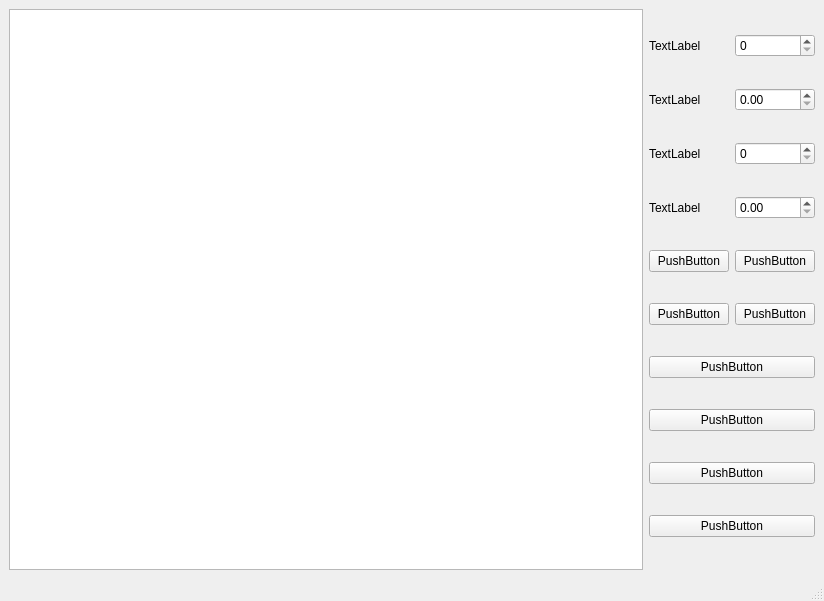
<?xml version="1.0" encoding="UTF-8"?>
<ui version="4.0">
 <class>MainWindow</class>
 <widget class="QMainWindow" name="MainWindow">
  <property name="geometry">
   <rect>
    <x>0</x>
    <y>0</y>
    <width>824</width>
    <height>601</height>
   </rect>
  </property>
  <property name="windowTitle">
   <string>MainWindow</string>
  </property>
  <widget class="QWidget" name="centralwidget">
   <layout class="QHBoxLayout" name="horizontalLayout">
    <item>
     <widget class="QGraphicsView" name="graphicsView"/>
    </item>
    <item>
     <layout class="QGridLayout" name="gridLayout">
      <item row="4" column="0" colspan="2">
       <widget class="QPushButton" name="pushButton_2">
        <property name="text">
         <string>PushButton</string>
        </property>
       </widget>
      </item>
      <item row="4" column="2">
       <widget class="QPushButton" name="pushButton">
        <property name="text">
         <string>PushButton</string>
        </property>
       </widget>
      </item>
      <item row="5" column="0" colspan="2">
       <widget class="QPushButton" name="pushButton_4">
        <property name="text">
         <string>PushButton</string>
        </property>
       </widget>
      </item>
      <item row="5" column="2">
       <widget class="QPushButton" name="pushButton_3">
        <property name="text">
         <string>PushButton</string>
        </property>
       </widget>
      </item>
      <item row="8" column="0" colspan="3">
       <widget class="QPushButton" name="pushButton_6">
        <property name="text">
         <string>PushButton</string>
        </property>
       </widget>
      </item>
      <item row="9" column="0" colspan="3">
       <widget class="QPushButton" name="pushButton_8">
        <property name="text">
         <string>PushButton</string>
        </property>
       </widget>
      </item>
      <item row="7" column="0" colspan="3">
       <widget class="QPushButton" name="pushButton_7">
        <property name="text">
         <string>PushButton</string>
        </property>
       </widget>
      </item>
      <item row="6" column="0" colspan="3">
       <widget class="QPushButton" name="pushButton_5">
        <property name="text">
         <string>PushButton</string>
        </property>
       </widget>
      </item>
      <item row="3" column="2">
       <widget class="QDoubleSpinBox" name="doubleSpinBox_2"/>
      </item>
      <item row="2" column="2">
       <widget class="QSpinBox" name="spinBox"/>
      </item>
      <item row="1" column="2">
       <widget class="QDoubleSpinBox" name="doubleSpinBox"/>
      </item>
      <item row="0" column="2">
       <widget class="QSpinBox" name="spinBox_2"/>
      </item>
      <item row="0" column="0" colspan="2">
       <widget class="QLabel" name="label">
        <property name="text">
         <string>TextLabel</string>
        </property>
       </widget>
      </item>
      <item row="1" column="0" colspan="2">
       <widget class="QLabel" name="label_2">
        <property name="text">
         <string>TextLabel</string>
        </property>
       </widget>
      </item>
      <item row="2" column="0" colspan="2">
       <widget class="QLabel" name="label_4">
        <property name="text">
         <string>TextLabel</string>
        </property>
       </widget>
      </item>
      <item row="3" column="0" colspan="2">
       <widget class="QLabel" name="label_3">
        <property name="text">
         <string>TextLabel</string>
        </property>
       </widget>
      </item>
     </layout>
    </item>
   </layout>
  </widget>
  <widget class="QMenuBar" name="menubar">
   <property name="geometry">
    <rect>
     <x>0</x>
     <y>0</y>
     <width>824</width>
     <height>19</height>
    </rect>
   </property>
  </widget>
  <widget class="QStatusBar" name="statusbar"/>
 </widget>
 <resources/>
 <connections/>
</ui>
